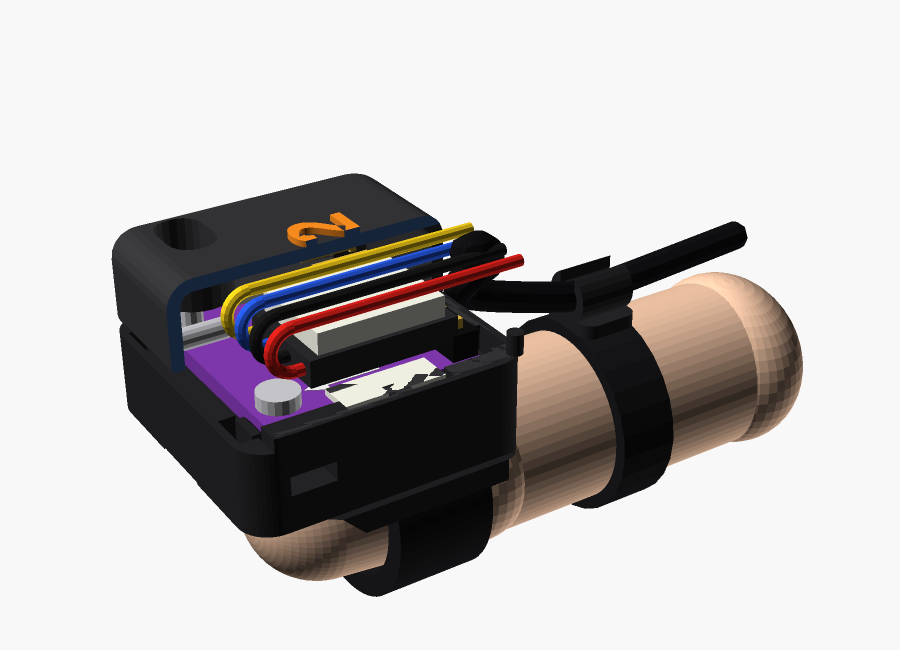
#> input picture docs/model/dupont_bent/finger_closeup.png, 1800 x 1300 px, found by its file name (shown at 1/2 size)
$ python make_comparison.py
#> lines starting #> are read from the running program, lines starting #| are printed output that depends on the picture
# Склеивает docs/model/variants_comparison.png из картинок трёх режимов.
# Запуск из папки tools/model после build_all.sh:  python make_comparison.py
# Нужен Pillow (pip install pillow).
import os
from PIL import Image, ImageDraw, ImageFont

ROOT = os.path.join(os.path.dirname(os.path.abspath(__file__)), '..', '..', 'docs', 'model')
MODES = [
    ('dupont_straight', 'A. Dupont прямо (dupont_straight)',
     ['держатель на кончике 27,2 × 26,7 мм, 32,6 / 30,8 мм над пальцем', 'под 47,3 × 54,4 × 31,0 мм', 'браслет 39,6 × 94,2 × 30,6 мм']),
    ('dupont_bent', 'B. Штыри загнуты (dupont_bent)',
     ['держатель на кончике 27,2 × 26,7 мм, 17,7 / 15,9 мм над пальцем', 'под 60,5 × 54,0 × 24,6 мм (2 этажа)', 'браслет 39,6 × 69,8 × 21,4 мм']),
    ('soldered_stubs', 'C. Пайка на пеньки (soldered_stubs)',
     ['держатель на кончике 27,2 × 26,7 мм, 11,6 / 9,8 мм над пальцем', 'под 47,3 × 54,4 × 11,2 мм', 'браслет 39,6 × 55,2 × 19,4 мм']),
]
W, H = 900, 650          # ячейка
TOP = 150                # шапка над колонкой
font_dir = r'C:\Windows\Fonts'
def font(size, bold=False):
    for name in (['arialbd.ttf', 'DejaVuSans-Bold.ttf'] if bold else ['arial.ttf', 'DejaVuSans.ttf']):
        try:
            return ImageFont.truetype(os.path.join(font_dir, name), size)
        except OSError:
            try:
                return ImageFont.truetype(name, size)
            except OSError:
                pass
    return ImageFont.load_default()

out = Image.new('RGB', (3*W, TOP + 2*H + 60), (248, 248, 248))
#> out: PIL image 2700x1510 RGB; every value is 248
d = ImageDraw.Draw(out)
for i, (m, title, lines) in enumerate(MODES):
    x = i*W
    d.text((x + 30, 18), title, fill=(20, 20, 20), font=font(36, True))
    for k, t in enumerate(lines):
        d.text((x + 30, 66 + k*26), t, fill=(60, 60, 60), font=font(24))
    for r, name in enumerate(['finger_closeup.png', 'assembly_persp.png']):
        im = Image.open(os.path.join(ROOT, m, name)).convert('RGB')
#> im is the input picture: PIL image 1800x1300 RGB; mean R, G, B 189.4, 186, 185.7
        im.thumbnail((W, H))
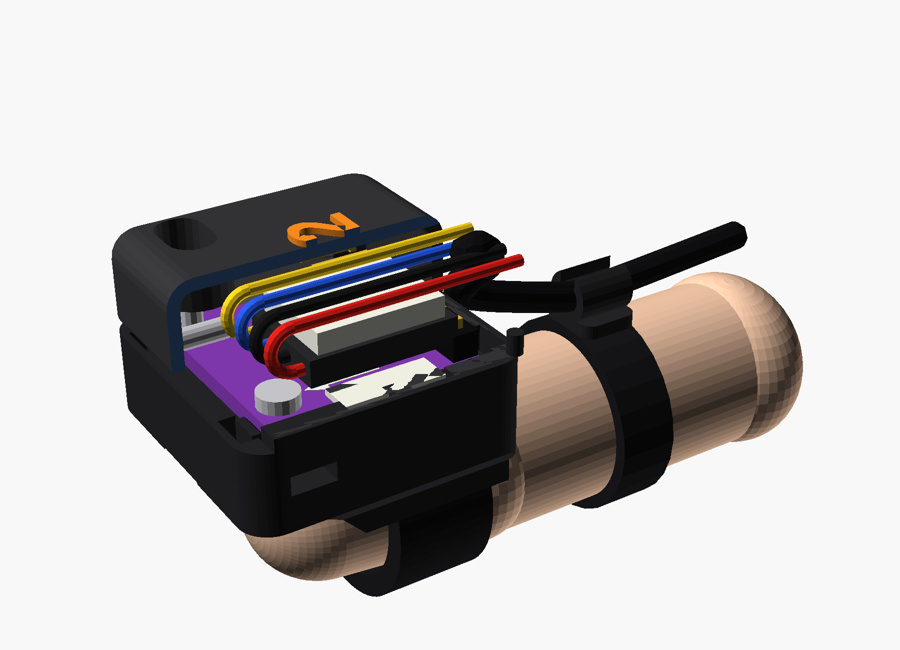
#> im: PIL image 900x650 RGB; mean R, G, B 189.4, 186, 185.7
        out.paste(im, (x + (W - im.width)//2, TOP + r*H + (H - im.height)//2))
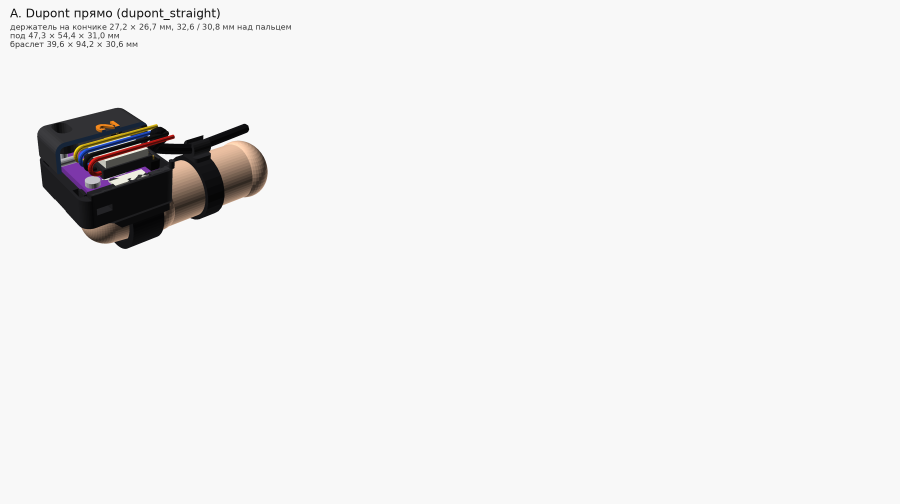
#> out: PIL image 2700x1510 RGB (shown at 1/3 size); mean R, G, B 239, 238.5, 238.5
    if i:
        d.line([(x, 10), (x, out.height - 10)], fill=(200, 200, 200), width=3)
d.text((30, out.height - 45), 'Высота держателя — от верха ногтевой фаланги (R 8) до верха крышки, с лентой / с напалком. Корпуса — матовый чёрный PETG.',
       fill=(90, 90, 90), font=font(24))
out.save(os.path.join(ROOT, 'variants_comparison.png'))
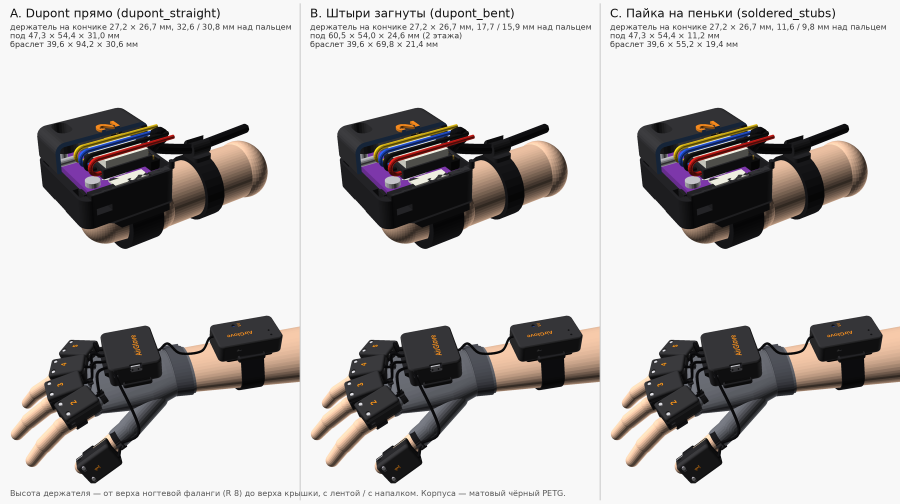
#> saved as variants_comparison.png: PIL image 2700x1510 RGB (shown at 1/3 size); mean R, G, B 197.2, 194.5, 193.8
print('ok', out.size)
#| ok (2700, 1510)
